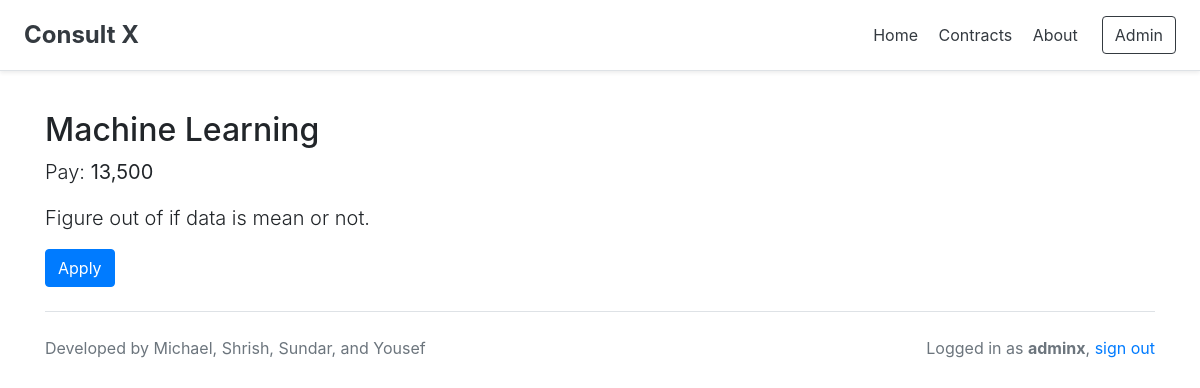
/contracts/view_contract/5 (signed in), run on the app's committed database.
### contracts/models.py (models this page shows, shortened)
class Contract(models.Model):
    title = models.CharField(max_length=128)
    summary = models.TextField(blank=True)
    salary = models.CharField(max_length=128)
    skills = models.ManyToManyField(Skill, blank=True)
    jobTags = models.ForeignKey(JobTag, on_delete=models.CASCADE, blank=True, null=True)
    client = models.ForeignKey(Client, on_delete=models.CASCADE, blank=True, null=True)
    applicants = models.ManyToManyField(Consultant, blank=True, related_name="applicants")
    team = models.ManyToManyField(Consultant, blank=True, related_name="team")
    status = models.CharField(max_length=64, choices=ch_status)

### contracts/views.py (the view)
# urls.py: url(r'^view_contract/(?P<id>\d+)$', view_contract, name='view_contract'),
def view_contract(request, id):
    contract = get_object_or_404(Contract, pk=id)
    profile, ref = get_profile(request)
    status = 0
    if contract.status == "Closed":
        status = 1
    context = {
        'contract': contract,
        'msg': '',
        'ref': ref,
        'status': status
    }
    if ref == 0:
        if profile in contract.team.all():
            context['msg'] = 'You are on the team.'
        elif profile in contract.applicants.all():
            context['msg'] = 'You have already applied to this position.'
        else:
            context['msg'] = 1
    else:
        context['applicants'] = contract.applicants.all()
        context['team'] = contract.team.all()
    return render(request, 'view_contract.html', context=context)

### contracts/views.py (called while the page is built)
def get_profile(request):
    profile, ref, status = get_profile_status(request)
    return profile, ref

def get_profile_status(request):
    status = False
    for i in range(len(prof_type)):
        query = prof_type[i].objects.filter(user=request.user)
        if len(query) != 0:
            if query[0].first_name != "":
                status = True
            return query[0], i, status
    return None, 0, status

### contracts/templates/view_contract.html (shortened to what this page needs)
{% extends 'base.html' %}
{% block body %}
<h2>{{ contract.title }}</h2>
<p class="lead">Pay: <b>{{ contract.salary }}</b></p>
<span class="lead">
    <p>{{ contract.summary }}</p>
</span>
{% if msg == 1 %}
    <a href="{% url 'apply' contract.pk %}" class="btn btn-primary">Apply</a>
{% else %}
    <h4 class="lead">{{ msg }}</h4>
{% endif %}
<br>
{% endblock %}

### login/templates/base.html (shortened to what this page needs)
<!doctype html>
<html lang="en">
    <head>
        {% load static %} <! CSS --->
        <link rel="stylesheet" href="https://stackpath.bootstrapcdn.com/bootstrap/4.3.1/css/bootstrap.min.css">
    </head>
    <body>
        <div class="d-flex flex-column flex-md-row align-items-center p-3 px-md-4 mb-3 bg-white border-bottom shadow-sm">
            <h4 class="my-0 mr-md-auto font-weight-normal"><a href="/index"><font color="#343a40"><b>Consult X</b></font></a></h4>
            <nav class="my-2 my-md-0 mr-md-3">
                <a class="p-2 text-dark" href="/index">Home</a>
                <a class="p-2 text-dark" href="/contracts">Contracts</a>
                <a class="p-2 text-dark" href="/about">About</a>
            </nav>
            {% if user.is_superuser %}
                <a class="btn btn-outline-dark" href="/admin">Admin</a>
            {% endif %}
        </div>
        <div class="container">
            <br>
            {% block body %}
            {% endblock %}
            <br>
            <footer class="border-top"><br>
                <p class="float-right text-muted">
                    {% if user.get_username|length != 0 %}
                        Logged in as <b>{{ user.get_username }}</b>, <a href="/signout">sign out</a>
                    {% endif %}
                </p>
                <p class="text-muted">
                    Developed by Michael, Shrish, Sundar, and Yousef
                </p>
            </footer>
        </div>
    </body>
</html>

### data on the page
Contract: title "Machine Learning", salary "13,500", summary "Figure out of if data is mean or not."

### other printed values
{{ user.get_username }} "adminx"
